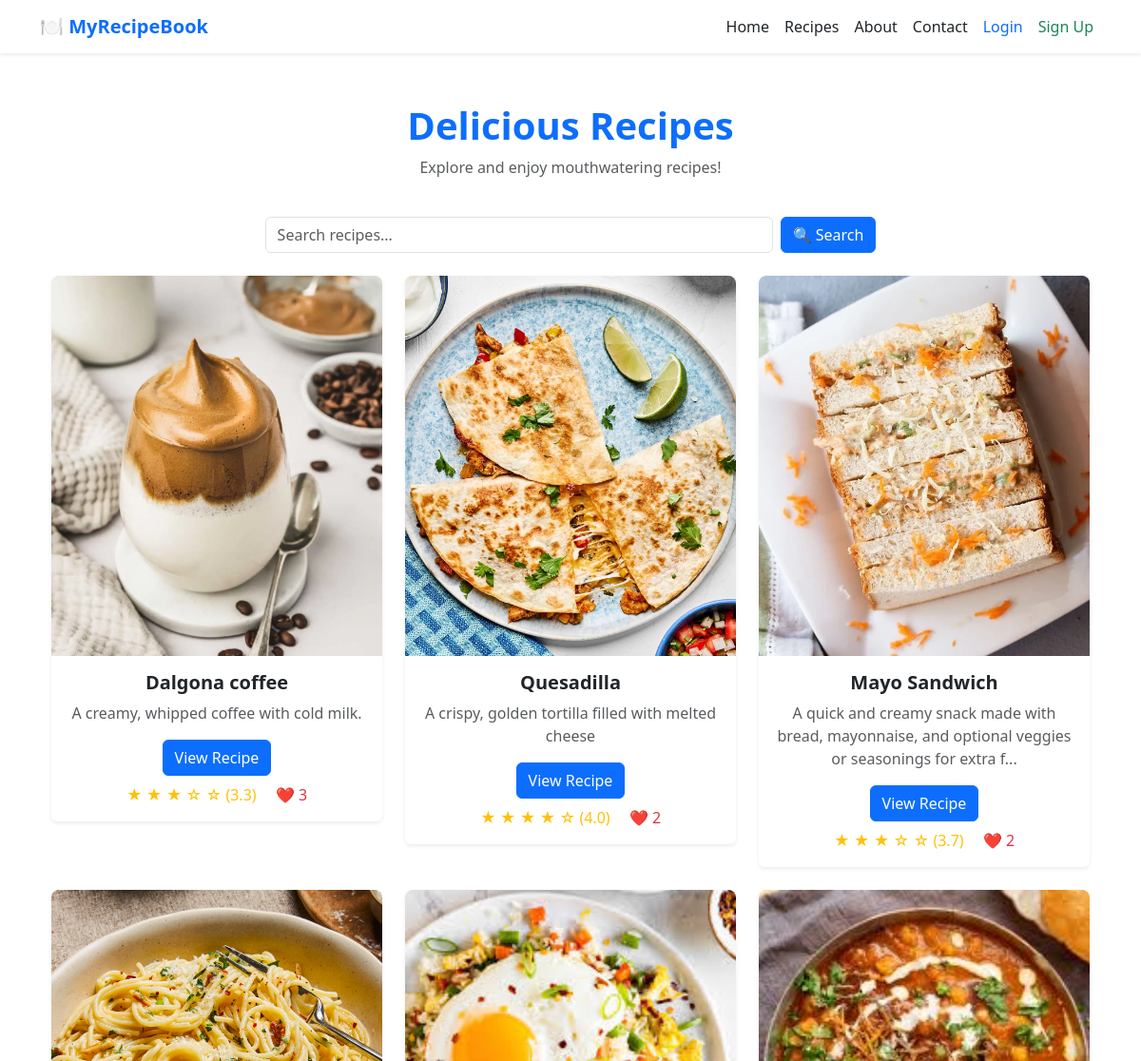
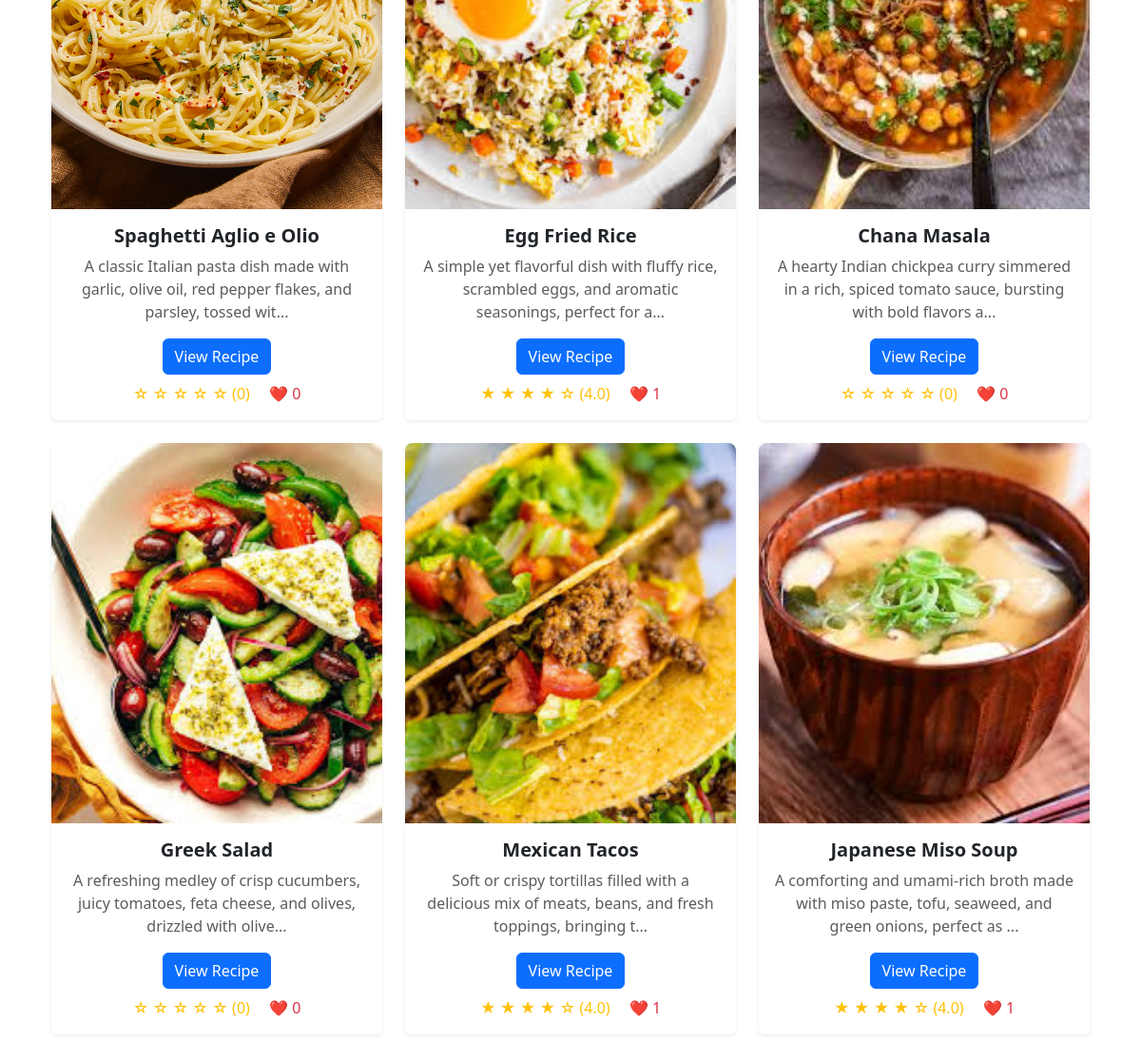
Page /recipes on the committed database (2 pictures, top to bottom).
### app/models.py (models this page shows)
class Recipe(db.Model):
    id = db.Column(db.Integer, primary_key=True)
    title = db.Column(db.String(255), nullable=False)
    tags = db.Column(db.String(255))
    ingredients = db.Column(db.Text, nullable=False)
    instructions = db.Column(db.Text, nullable=True)
    description = db.Column(db.String(500), nullable=True)
    image_path = db.Column(db.String(255))  # Stores relative path
    video_path = db.Column(db.String(255))  # Stores relative path
    is_premium = db.Column(db.Boolean, default=False)  # New column
    likes = db.relationship('Like', backref='recipe', lazy=True)
    ratings = db.relationship('Rating', backref='recipe', lazy=True)
    comments = db.relationship('Comment', backref='recipe', lazy=True)
    @property
    def average_rating(self):
        if not self.ratings:
            return 0  # No ratings yet
        return round(sum(r.rating for r in self.ratings) / len(self.ratings), 1)
    @property
    def like_count(self):
        return len(self.likes)

class Rating(db.Model):
    id = db.Column(db.Integer, primary_key=True)
    user_id = db.Column(db.Integer, db.ForeignKey('user.id'), nullable=False)
    recipe_id = db.Column(db.Integer, db.ForeignKey('recipe.id'), nullable=False)
    rating = db.Column(db.Integer, nullable=False)  # Rating from 1 to 5

### app/routes.py (the view)
@bp.route('/recipes')
def recipes():
    recipes = Recipe.query.filter_by(is_premium=False).all()
    return render_template('recipes.html', recipes=recipes)

### app/templates/recipes.html (shortened to what this page needs)
{% extends "base.html" %}
{% block content %}
<div class="container py-1">
    <h1 class="text-center fw-bold text-primary">Delicious Recipes</h1>
    <p class="text-center text-muted">Explore and enjoy mouthwatering recipes!</p>
    <div class="container py-4">
        <form action="{{ url_for('routes.search') }}" method="GET" class="d-flex justify-content-center">
            <input type="text" name="q" class="form-control w-50 me-2" placeholder="Search recipes..." required>
            <button type="submit" class="btn btn-primary">🔍 Search</button>
        </form>
    </div>
    <div class="row">
        {% for recipe in recipes %}
        <div class="col-md-4 col-sm-6 mb-4">
            <div class="card shadow-sm border-0">
                {% if recipe.image_path %}
                <img src="{{ url_for('static', filename=recipe.image_path) }}"
                     class="card-img-top" alt="{{ recipe.title }}">
                {% else %}
                <img src="{{ url_for('static', filename='images/placeholder.jpg') }}"
                     class="card-img-top" alt="No Image Available">
                {% endif %}
                <div class="card-body text-center">
                    <h5 class="card-title fw-bold">{{ recipe.title }}</h5>
                    <p class="text-muted">
                        {{ (recipe.description or '')[:100] }}{% if (recipe.description or '')|length > 100 %}...{% endif %}
                    </p>
                    <a href="{{ url_for('routes.view_recipe', recipe_id=recipe.id) }}" class="btn btn-primary">
                        View Recipe
                    </a>
                <div class="mt-2">
                    <span class="text-warning">
                        {% for i in range(1, 6) %}
                            {% if i <= recipe.average_rating %}
                                ★
                            {% else %}
                                ☆
                            {% endif %}
                        {% endfor %}
                        ({{ recipe.average_rating }})
                    </span>
                    <span class="text-danger ms-3">❤️ {{ recipe.like_count }}</span>
                </div>
                </div>
            </div>
        </div>
        {% endfor %}
    </div>
</div>
{% endblock %}

### app/templates/base.html (shortened to what this page needs)
<!DOCTYPE html>
<html lang="en">
<head>
    <link href="https://cdn.jsdelivr.net/npm/bootstrap@5.3.0/dist/css/bootstrap.min.css" rel="stylesheet">
    <link rel="stylesheet" href="{{ url_for('static', filename='styles.css') }}">
    <link rel="stylesheet" href="https://cdnjs.cloudflare.com/ajax/libs/font-awesome/6.0.0/css/all.min.css">
</head>
<body>
    <nav class="navbar navbar-expand-lg navbar-light bg-white shadow-sm">
        <div class="container">
            <a class="navbar-brand fw-bold text-primary" href="{{ url_for('routes.index') }}">🍽️ MyRecipeBook</a>
            <div class="collapse navbar-collapse" id="navbarNav">
                <ul class="navbar-nav ms-auto">
                    <li class="nav-item"><a class="nav-link text-dark" href="{{ url_for('routes.index') }}">Home</a></li>
                    <li class="nav-item"><a class="nav-link text-dark" href="{{ url_for('routes.recipes') }}">Recipes</a></li>
                    <li class="nav-item"><a class="nav-link text-dark" href="{{ url_for('routes.about') }}">About</a></li>
                    <li class="nav-item"><a class="nav-link text-dark" href="{{ url_for('routes.contact') }}">Contact</a></li>
                    {% if current_user.is_authenticated and current_user.is_admin %}
                        <li class="nav-item">
                            <a class="nav-link text-dark" href="{{ url_for('routes.admin_dashboard') }}">
                                Admin Dashboard
                            </a>
                        </li>
                    {% else %}
                        <li class="nav-item"><a class="nav-link text-primary" href="{{ url_for('routes.user_login') }}">Login</a></li>
                        <li class="nav-item"><a class="nav-link text-success" href="{{ url_for('routes.user_signup') }}">Sign Up</a></li>
                    {% endif %}
                </ul>
            </div>
        </div>
    </nav>
    <div class="container my-5">
        {% block content %}{% endblock %}
    </div>
</body>
</html>

### app/static/styles.css (style rules this page uses)
.card-img-top { width: 100%; height: 400px; object-fit: cover; border-top-left-radius: 8px; border-top-right-radius: 8px; }

### rows in the picture
Recipe: image_path (picture), title "Dalgona coffee", description "A creamy, whipped coffee with cold milk.", average_rating "3.3", like_count "3"
Recipe: image_path (picture), title "Quesadilla", description "A crispy, golden tortilla filled with melted cheese", average_rating "4.0", like_count "2"
Recipe: image_path (picture), title "Mayo Sandwich", description "A quick and creamy snack made with bread, mayonnaise, and optional veggies or seasonings for extra f", average_rating "3.7", like_count "2"
Recipe: image_path (picture), title "Spaghetti Aglio e Olio", description "A classic Italian pasta dish made with garlic, olive oil, red pepper flakes, and parsley, tossed wit", average_rating "0", like_count "0"
Recipe: image_path (picture), title "Egg Fried Rice", description "A simple yet flavorful dish with fluffy rice, scrambled eggs, and aromatic seasonings, perfect for a", average_rating "4.0", like_count "1"
Recipe: image_path (picture), title "Chana Masala", description "A hearty Indian chickpea curry simmered in a rich, spiced tomato sauce, bursting with bold flavors a", average_rating "0", like_count "0"
Recipe: image_path (picture), title "Greek Salad", description "A refreshing medley of crisp cucumbers, juicy tomatoes, feta cheese, and olives, drizzled with olive", average_rating "0", like_count "0"
Recipe: image_path (picture), title "Mexican Tacos", description "Soft or crispy tortillas filled with a delicious mix of meats, beans, and fresh toppings, bringing t", average_rating "4.0", like_count "1"
Recipe: image_path (picture), title "Japanese Miso Soup", description "A comforting and umami-rich broth made with miso paste, tofu, seaweed, and green onions, perfect as", average_rating "4.0", like_count "1"
